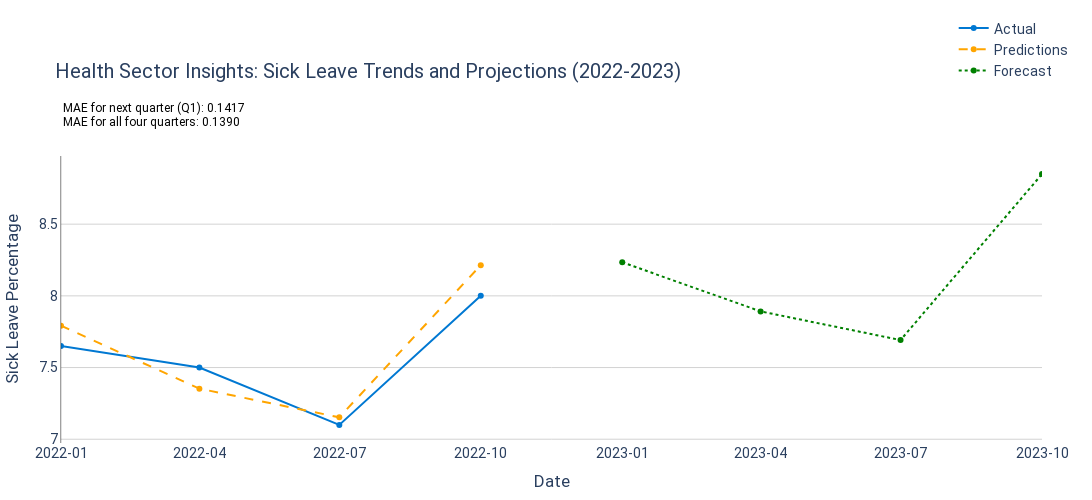

The notebook cell this image was saved under:
### Code cell
# %% Adjusted Code
# Visualization for 2022 & 2023 Predictions
fig = go.Figure()

# Add actual sick leave percentage line (test data)
fig.add_trace(go.Scatter(
    x=y_test.index,
    y=y_test,
    mode='lines+markers',
    name='Actual',
    line=dict(color='#0078d2', width=2)
))

# Add predictions line for test period
fig.add_trace(go.Scatter(
    x=y_test.index,
    y=y_pred_test,
    mode='lines+markers',
    name='Predictions',
    line=dict(color='orange', width=2, dash='dash')
))

# Set layout and design for better visualization
fig.update_layout(
    title=f'Sick Leave Predictions (2022-2023) - {branch_name}',
    xaxis_title='Date',
    yaxis_title='Sick Leave Percentage',
    plot_bgcolor='white',
    xaxis=dict(
        showgrid=False,
        tickformat="%Y-%m",  # Year-Month format for clearer date labeling
        range=[y_test.index.min(), y_test.index.max()]
    ),
    yaxis=dict(
        showgrid=True, gridcolor='lightgrey', showline=True, linewidth=0.5, linecolor='black'
    ),
    legend=dict(
        x=0.91, y=1.1, traceorder="normal"
    ),
    font=dict(family="Roboto", size=14),
    margin=dict(l=50, r=50, t=80, b=50),
    width=1100, height=500
)

# Show Plot
fig.show()

# Optionally Save Plot as HTML
fig.write_html("C:/Users/c.hakker/Downloads/Sick_leave_predict_2022_2023_Q_Healthcare.html")

### Figure 1 — Plotly figure (JSON) as saved in the notebook; plotly's stock layout.template omitted (floating-point values rounded to 4 significant figures)
{"data": [{"line": {"color": "#0078d2", "width": 2}, "mode": "lines+markers", "name": "Actual", "type": "scatter", "x": ["2022-01-01T00:00:00", "2022-04-01T00:00:00", "2022-07-01T00:00:00", "2022-10-01T00:00:00"], "y": [7.65, 7.5, 7.1, 8]}, {"line": {"color": "orange", "dash": "dash", "width": 2}, "mode": "lines+markers", "name": "Predictions", "type": "scatter", "x": ["2022-01-01T00:00:00", "2022-04-01T00:00:00", "2022-07-01T00:00:00", "2022-10-01T00:00:00"], "y": [7.792, 7.353, 7.153, 8.214]}, {"line": {"color": "green", "dash": "dot", "width": 2}, "mode": "lines+markers", "name": "Forecast", "type": "scatter", "x": ["2023-01-01T00:00:00", "2023-04-01T00:00:00", "2023-07-01T00:00:00", "2023-10-01T00:00:00"], "y": [8.234, 7.892, 7.692, 8.849]}], "layout": {"annotations": [{"font": {"color": "black", "size": 12}, "showarrow": false, "text": "MAE for all four quarters: 0.1390", "x": 0, "xref": "paper", "y": 1.15, "yref": "paper"}, {"font": {"color": "black", "size": 12}, "showarrow": false, "text": "MAE for next quarter (Q1): 0.1417", "x": 0, "xref": "paper", "y": 1.2, "yref": "paper"}], "font": {"family": "Roboto", "size": 14}, "height": 500, "legend": {"traceorder": "normal", "x": 0.91, "y": 1.5}, "margin": {"b": 50, "l": 50, "r": 50, "t": 80}, "plot_bgcolor": "white", "title": {"text": "Health Sector Insights: Sick Leave Trends and Projections (2022-2023)"}, "width": 1100, "xaxis": {"range": ["2022-01-01T00:00:00", "2023-10-01T00:00:00"], "showgrid": false, "tickformat": "%Y-%m", "title": {"text": "Date"}}, "yaxis": {"gridcolor": "lightgrey", "linecolor": "black", "linewidth": 0.5, "showgrid": true, "showline": true, "title": {"text": "Sick Leave Percentage"}}}}
